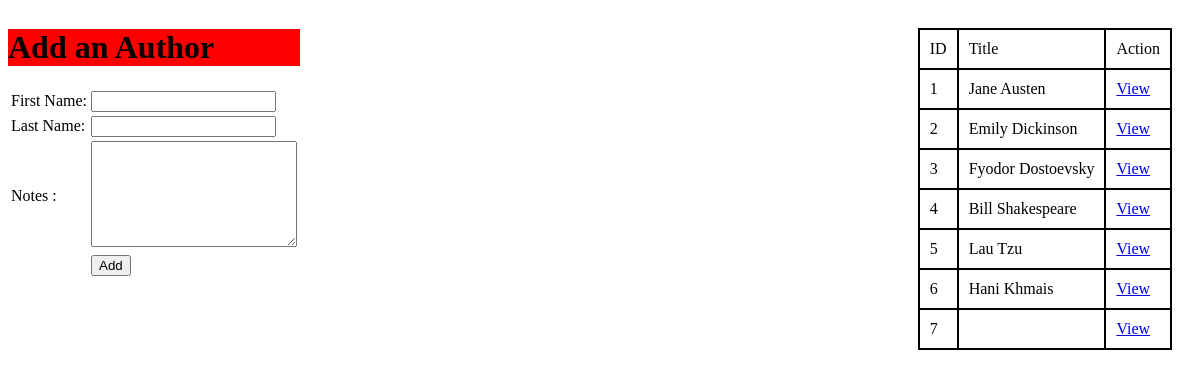
The app's page /authors with its own data.
### books_authors_app/models.py (models this page shows)
class Author(models.Model):
    first_name = models.CharField(max_length=45)
    last_name = models.TextField()
    notes = models.TextField()
    books = models.ManyToManyField(
        Book, related_name='authors')
    created_at = models.DateTimeField(auto_now_add=True)
    updated_at = models.DateTimeField(auto_now=True)

### books_authors_app/views.py (the view)
# urls.py: path("authors", views.add_authors),
def add_authors(request):
    context = {
        'authors': Author.objects.all()
    }
    return render(request, "Authors.html", context)

### books_authors_app/templates/Authors.html (shortened to what this page needs)
<!DOCTYPE html>
<html lang="en">
<head>
    {% load static %}
    <link rel="stylesheet" href="{% static 'css/style.css' %}">
</head>
<body>
    <div class="container">
        <div class="left">
            <h1>Add an Author</h1>
            <table>
                <form action="/add_author" method="POST">
                    <tr>
                        <td><label for="first_name">First Name:</label></td>
                        <td><input type="text" id="first_name" name="first_name"></td>
                    </tr>
                    <tr>
                        <td><label for="last_name">Last Name:</label></td>
                        <td><input type="text" id="last_name" name="last_name"></td>
                    </tr>
                    <tr>
                        <td><label for="Notes" class="a">Notes :</label></td>
                        <td><textarea  id="Notes" name="Notes"></textarea></td>
                    </tr>
                    <tr>
                        <td></td>
                        <td><input type="submit" value="Add"></td>
                    </tr>
                </form>
            </table>
        </div>
        <div class="right">
            <table class="right_table">
                <tr>
                    <td>ID</td>
                    <td>Title</td>
                    <td>Action</td>
                </tr>
                {% for i in authors %}
                <tr>
                    <td>{{i.id}}</td>
                    <td>{{i.first_name}} {{i.last_name}}</td>
                    <td><a href="/authors/{{i.id}}">View</a></td>
                </tr>
                {% endfor %}
            </table>
        </div>
    </div>
</body>
</html>

### books_authors_app/static/css/style.css (style rules this page uses)
h1 { background-color: red; }
textarea { width: 200px; height: 100px; }
.a { margin-bottom: 45px; }
.container { display: flex; align-items: flex-start; justify-content: space-between; }
.right { margin: 20px; }
.right_table tr td { border: 2px solid black; padding: 10px; vertical-align: bottom; }
.right_table { border-collapse: collapse; }
.a { vertical-align: top; }

### records on screen
Author: id "1", first_name "Jane", last_name "Austen"
Author: id "2", first_name "Emily", last_name "Dickinson"
Author: id "3", first_name "Fyodor", last_name "Dostoevsky"
Author: id "4", first_name "Bill", last_name "Shakespeare"
Author: id "5", first_name "Lau", last_name "Tzu"
Author: id "6", first_name "Hani", last_name "Khmais"
Author: id "7"
